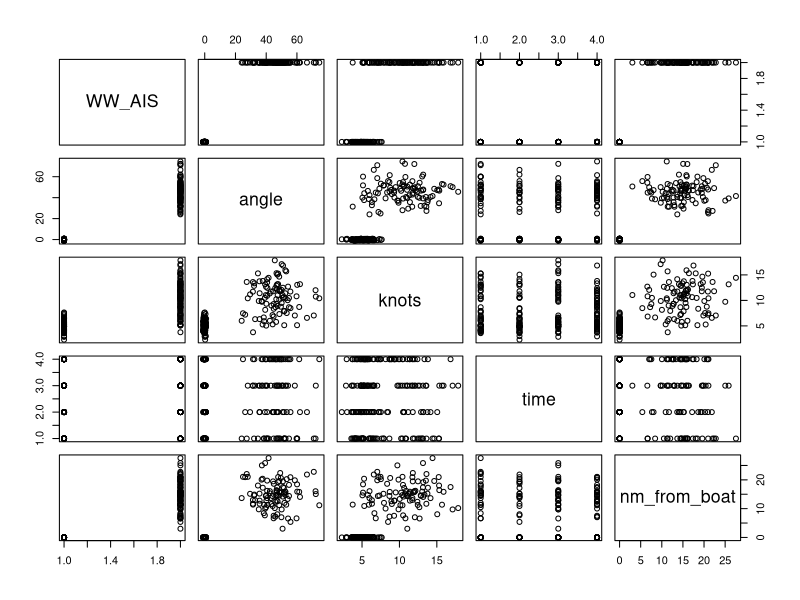
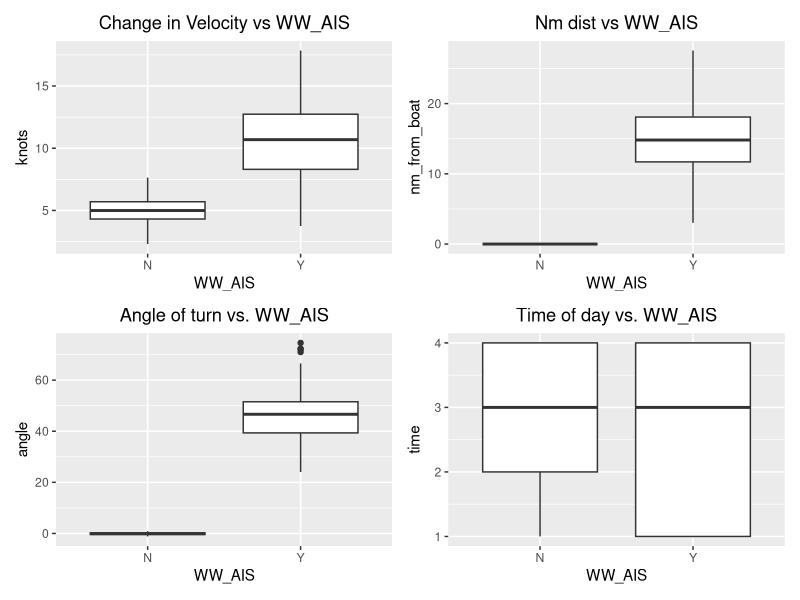
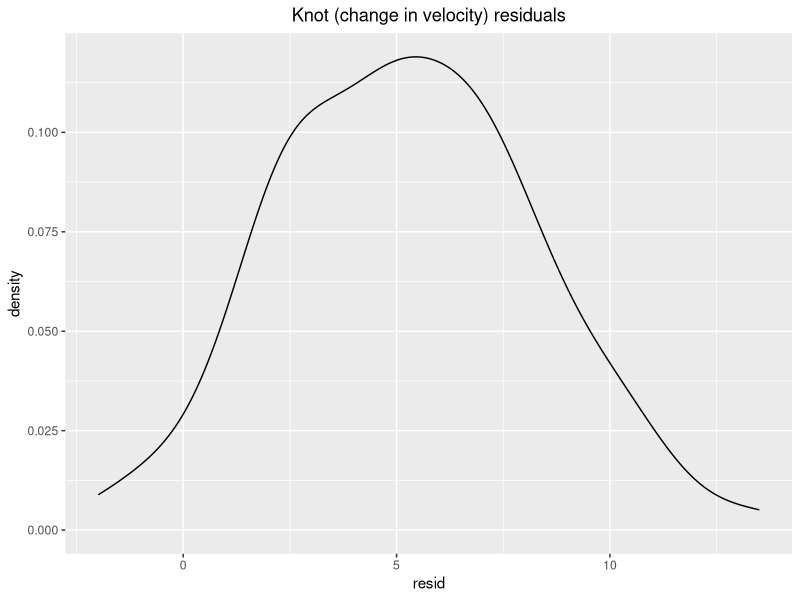
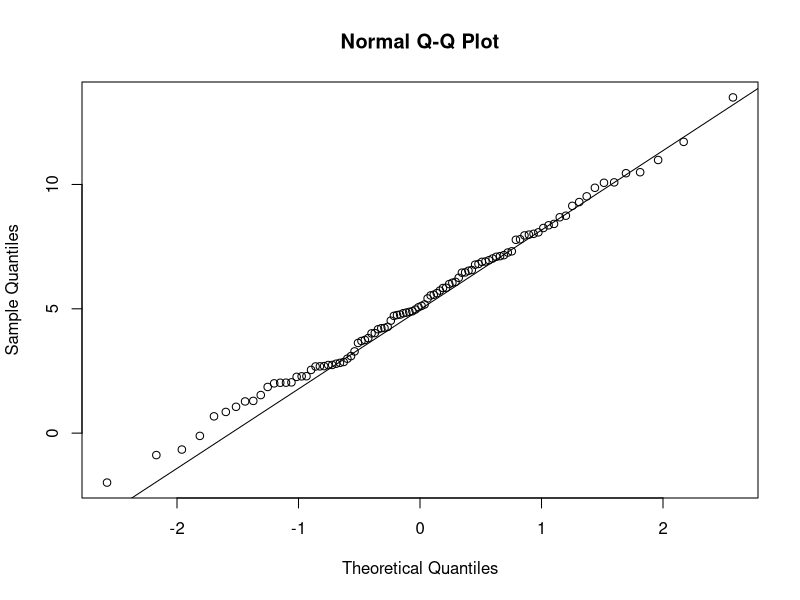
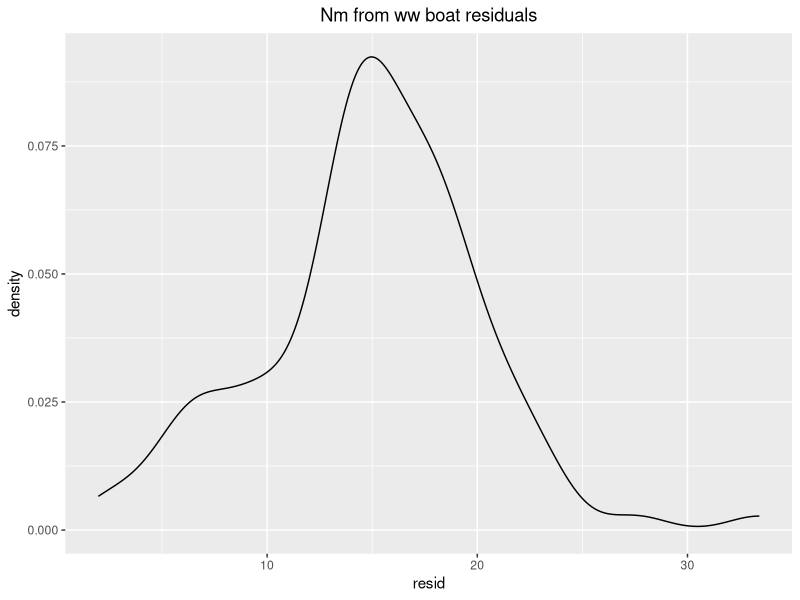
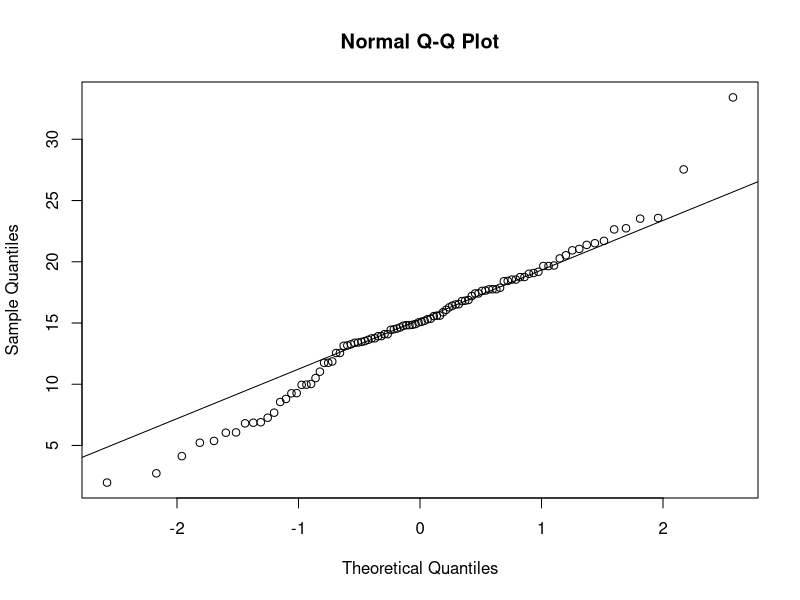
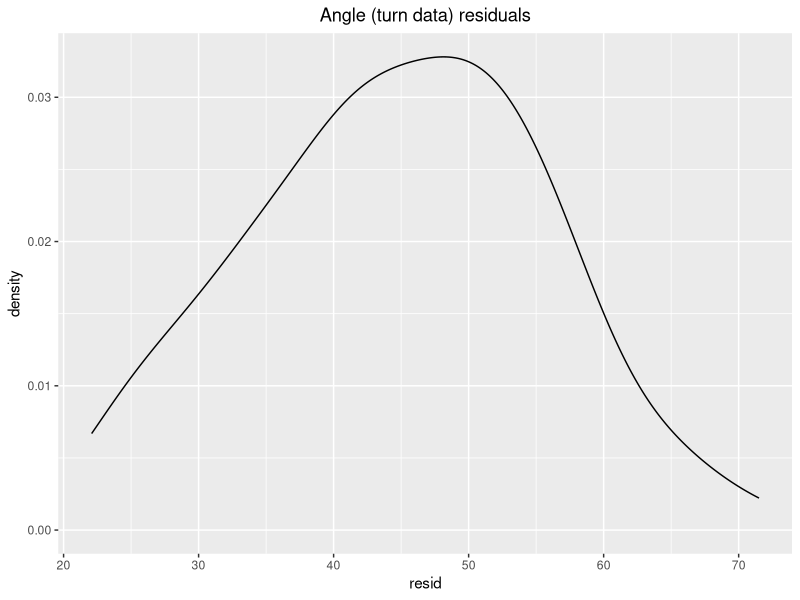
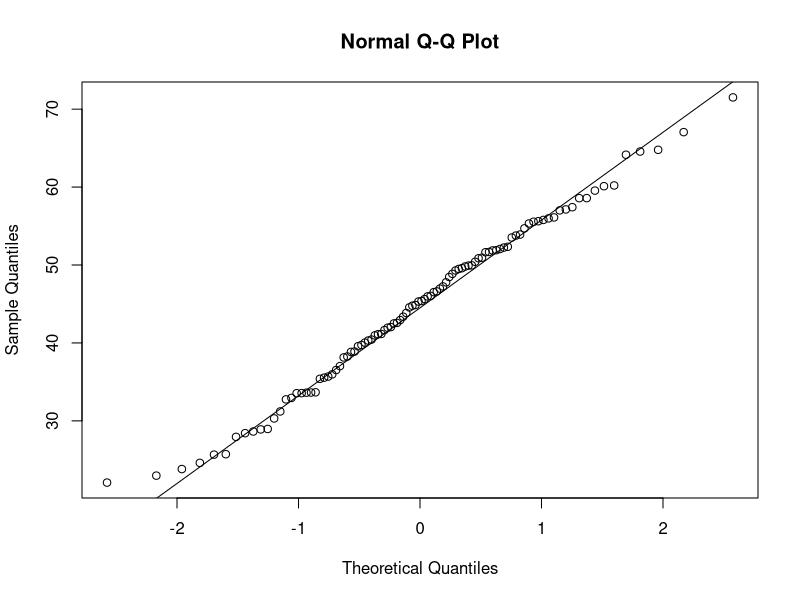

Write the R code that produced these figures, in order. (Note: a time limit stopped this script after it produced the figures.)
## ---- chunk 1
knitr::opts_chunk$set(echo = TRUE)
## ---- chunk 2

library(dplyr)
library(ggplot2)
library(tidyr)
library(readr)
library(broom)
library(knitr)
library(patchwork)
## ---- chunk 3

set.seed(2018)

ship_data_rnorm_Y <- data.frame(WW_AIS = sample(c("Y"), 100, replace = TRUE),angle = (rnorm(100, 45, 10)),knots = (rnorm(100, 10, 3)),time = sample(c(1:4), 100, replace = TRUE),nm_from_boat = (rnorm(100, 15, 5)))

ship_data_rnorm_N <- data.frame(WW_AIS = sample(c("N"), 100, replace = TRUE),angle = (rnorm(100, 0, .5)),knots = (rnorm(100, 5, 1)),time = sample(c(1:4), 100, replace = TRUE),nm_from_boat = (rnorm(100, 0, 0)))

#combined data
ship_data <- rbind(ship_data_rnorm_Y, ship_data_rnorm_N)

ship_data

## ---- chunk 4
plot(ship_data)

#multi-comparisons of predictors
## ---- chunk 5
knot <- ggplot(data = ship_data, aes(x = WW_AIS, y = knots)) +
  geom_boxplot() +
  ggtitle("Change in Velocity vs WW_AIS") +
  theme(plot.title = element_text(hjust = 0.5))

nm <- ggplot(data = ship_data, aes(x = WW_AIS, y = nm_from_boat)) +
  geom_boxplot() +
  ggtitle("Nm dist vs WW_AIS") +
  theme(plot.title = element_text(hjust = 0.5))

angle <- ggplot(data = ship_data, aes(x = WW_AIS, y = angle)) +
  geom_boxplot() +
  ggtitle("Angle of turn vs. WW_AIS") +
  theme(plot.title = element_text(hjust = 0.5))

time <- ggplot(data = ship_data, aes(x = WW_AIS, y = time)) +
  geom_boxplot()  +
  ggtitle("Time of day vs. WW_AIS") +
  theme(plot.title = element_text(hjust = 0.5))

knot + nm + angle + time

#Comparison of 4 predictors

## ---- chunk 6
#separated data to test the two means

ship_data_separated <- data.frame(angle_Y = (rnorm(100, 45, 10)),knots_Y = (rnorm(100, 10, 3)),time_Y = sample(c(1:4), 100, replace = TRUE),nm_from_boat_Y = (rnorm(100, 15, 5)),angle_N = (rnorm(100, 0, .5)),knots_N = (rnorm(100, 5, 1)),time_N = sample(c(1:4), 100, replace = TRUE),nm_from_boat_Y = (rnorm(100, 15, 5)),nm_from_boat_N = (rnorm(100, 0, 0)))

head(ship_data_separated)

mean_nm_Y <- mean(ship_data_separated$nm_from_boat_Y)
mean_angle_Y <- mean(ship_data_separated$angle_Y)
mean_knots_Y <- mean(ship_data_separated$knots_Y)
mean_time_Y <- mean(ship_data_separated$time_Y)

mean_nm_N <- mean(ship_data_separated$nm_from_boat_N)
mean_angle_N <- mean(ship_data_separated$angle_N)
mean_knots_N <- mean(ship_data_separated$knots_N)
mean_time_N <- mean(ship_data_separated$time_N)

aggregate(nm_from_boat ~ WW_AIS, ship_data, mean)
aggregate(knots ~ WW_AIS, ship_data, mean)
aggregate(angle ~ WW_AIS, ship_data, mean)
aggregate(time ~ WW_AIS, ship_data, mean)
## ---- chunk 7
sd_nm_Y <- sd(ship_data_separated$nm_from_boat_Y)
sd_angle_Y <-sd(ship_data_separated$angle_Y)
sd_knots_Y <- sd(ship_data_separated$knots_Y)
sd_time_Y <- sd(ship_data_separated$time_Y)

sd_nm_N <- sd(ship_data_separated$nm_from_boat_N)
sd_angle_N <- sd(ship_data_separated$angle_N)
sd_knots_N <-sd(ship_data_separated$knots_N)
sd_time_N <- sd(ship_data_separated$time_N)

aggregate(nm_from_boat ~ WW_AIS, ship_data, sd)
aggregate(knots ~ WW_AIS, ship_data, sd)
aggregate(angle ~ WW_AIS, ship_data, sd)
aggregate(time ~ WW_AIS, ship_data, sd)
## ---- chunk 8

#Welch two-sample t-test
t.test(ship_data_separated$nm_from_boat_Y, ship_data_separated$nm_from_boat_N)
t.test(ship_data_separated$knots_Y, ship_data_separated$knots_N)
t.test(ship_data_separated$angle_Y, ship_data_separated$angle_N)
t.test(ship_data_separated$time_Y, ship_data_separated$time_N)

tidy(t.test(ship_data_separated$nm_from_boat_Y, ship_data_separated$nm_from_boat_N))
tidy(t.test(ship_data_separated$knots_Y, ship_data_separated$knots_N))
tidy(t.test(ship_data_separated$angle_Y, ship_data_separated$angle_N))
tidy(t.test(ship_data_separated$time_Y, ship_data_separated$time_N))
## ---- chunk 9

###Knot data

#Check residuals
ship_resid_kt <- ship_data_separated %>%
  mutate(resid = ship_data_separated$knots_Y -
           ship_data_separated$knots_N)

##evaluate residuals visually
ggplot(ship_resid_kt,
       mapping = aes(x= resid)) +
  geom_density() +  #seems normal  
  ggtitle("Knot (change in velocity) residuals") +
  theme(plot.title = element_text(hjust = 0.5))

#qq plot
qqnorm(ship_resid_kt$resid)
qqline(ship_resid_kt$resid)

#put it to the test
shapiro.test(ship_resid_kt$resid)
#W = 0.99522, p-value = 0.9804
#failed to reject the null hypothesis, so it is normal
## ---- chunk 10
###Nm_from_boat data

#Check residuals
ship_resid_nm <- ship_data_separated %>%
  mutate(resid = ship_data_separated$nm_from_boat_Y -
           ship_data_separated$nm_from_boat_N) 

##evaluate residuals visually
ggplot(ship_resid_nm,
       mapping = aes(x= resid)) +
  geom_density() + #not as great   
  ggtitle("Nm from ww boat residuals") +
  theme(plot.title = element_text(hjust = 0.5))


#qq plot
qqnorm(ship_resid_nm$resid)
qqline(ship_resid_nm$resid) #tails are off

#put it to the test
shapiro.test(ship_resid_nm$resid)
#W = 0.97608, p-value = 0.06558
#failed to reject the null hypothesis, so it is normal
## ---- chunk 11
###Angle data

#Check residuals
ship_resid_angle <- ship_data_separated %>%
  mutate(resid = ship_data_separated$angle_Y -
           ship_data_separated$angle_N)


##evaluate residuals visually
ggplot(ship_resid_angle,
       mapping = aes(x= resid)) +
  geom_density()  + #looks pretty good
  ggtitle("Angle (turn data) residuals") +
  theme(plot.title = element_text(hjust = 0.5))


#qq plot
qqnorm(ship_resid_angle$resid)
qqline(ship_resid_angle$resid) #looks good

#put it to the test
shapiro.test(ship_resid_angle$resid)
#W = 0.98992, p-value = 0.06581
#failed to reject the null hypothesis, so it is normal
## ---- chunk 12
###Time data

#Check residuals
ship_resid_time <- ship_data_separated %>%
  mutate(resid = ship_data_separated$time_Y -
           ship_data_separated$time_N)


##evaluate residuals visually
ggplot(ship_resid_time,
       mapping = aes(x= resid)) +
  geom_density()  + #looks pretty good, weird hump
  ggtitle("Time of day residuals") +
  theme(plot.title = element_text(hjust = 0.5))


#qq plot
qqnorm(ship_resid_time$resid)
qqline(ship_resid_time$resid) #funky

#put it to the test
shapiro.test(ship_resid_time$resid)
#W = 0.94807, p-value = 0.0006204
#rejected the null hypothesis, so the data is not normal (which makes sense)

## ---- chunk 13
###Nm_from_boat data

set.seed(2018)

samp_sim_nm <- data.frame(
  samp_size = rep(3:300, time = 10))  #I want a sample from 3 through 300, ten times

#take sample data frame
samp_sim_nm <- samp_sim_nm %>%
  #for each row (for each simulation)
  rowwise() %>%               #group by row and do something every row over and over again
  #draw a random normal sample with n = samp_size and take a mean
  mutate(samp_mean = mean(rnorm(samp_size, mean = mean_nm_Y, sd= sd_nm_Y)))

ggplot(data = samp_sim_nm,
       mapping = aes(x = samp_size, y = samp_mean)) +
  geom_jitter() +
  ggtitle("Optimal Nm from ww boat Sample Size") +
  theme(plot.title = element_text(hjust = 0.5))

#take simulations
samp_sim_nm_summary <- samp_sim_nm %>%
  #for each sample size
  group_by(samp_size) %>%
  #calculate the SD of sample means
  summarize(sd_mean = sd(samp_mean)) %>%
  #order by SD
  arrange(sd_mean)          

samp_sim_nm_summary

#optimal sample size is about 100 for determining significant nm from the ww boat
## ---- chunk 14
###Knot data

set.seed(2018)

samp_sim_knots <- data.frame(
  samp_size = rep(3:300, time = 10))  #I want a sample from 3 through 300, ten times

#take sample data frame
samp_sim_knots <- samp_sim_knots %>%
  #for each row (for each simulation)
  rowwise() %>%               #group by row and do something every row over and over again
  #draw a random normal sample with n = samp_size and take a mean
  mutate(samp_mean = mean(rnorm(samp_size, mean = mean_knots_Y, sd= sd_knots_Y)))

ggplot(data = samp_sim_knots,
       mapping = aes(x = samp_size, y = samp_mean)) +
  geom_jitter() +
  ggtitle("Optimal Knot (change in velocity) Sample Size") +
  theme(plot.title = element_text(hjust = 0.5))

#take simulations
samp_sim_knots_summary <- samp_sim_knots %>%
  #for each sample size
  group_by(samp_size) %>%
  #calculate the SD of sample means
  summarize(sd_mean = sd(samp_mean)) %>%
  #order by SD
  arrange(sd_mean)          

samp_sim_knots_summary

#optimal sample size is about 150
## ---- chunk 15
###Angle data

set.seed(2018)

samp_sim_angle <- data.frame(
  samp_size = rep(3:300, time = 10))  #I want a sample from 3 through 300, ten times

#take sample data frame
samp_sim_angle <- samp_sim_angle %>%
  #for each row (for each simulation)
  rowwise() %>%               #group by row and do something every row over and over again
  #draw a random normal sample with n = samp_size and take a mean
  mutate(samp_mean = mean(rnorm(samp_size, mean = mean_angle_Y, sd= sd_angle_Y)))

ggplot(data = samp_sim_angle,
       mapping = aes(x = samp_size, y = samp_mean)) +
  geom_jitter() +
  ggtitle("Optimal Angle (turn data) Sample Size") +
  theme(plot.title = element_text(hjust = 0.5))

#take simulations
samp_sim_angle_summary <- samp_sim_angle %>%
  #for each sample size
  group_by(samp_size) %>%
  #calculate the SD of sample means
  summarize(sd_mean = sd(samp_mean)) %>%
  #order by SD
  arrange(sd_mean)          

samp_sim_angle_summary

#optimal sample size is about 100
## ---- chunk 16
###Angle data

set.seed(2018)

samp_sim_time <- data.frame(
  samp_size = rep(3:300, time = 10))  #I want a sample from 3 through 300, ten times


#take sample data frame
samp_sim_time <- samp_sim_time %>%
  #for each row (for each simulation)
  rowwise() %>%               #group by row and do something every row over and over again
  #draw a random normal sample with n = samp_size and take a mean
  mutate(samp_mean = mean(rnorm(samp_size, mean = mean_time_Y, sd= sd_time_Y)))

ggplot(data = samp_sim_time,
       mapping = aes(x = samp_size, y = samp_mean)) +
  geom_jitter() +
  ggtitle("Optimal Time of Day Sample Size") +
  theme(plot.title = element_text(hjust = 0.5))

#take simulations
samp_sim_time_summary <- samp_sim_time %>%
  #for each sample size
  group_by(samp_size) %>%
  #calculate the SD of sample means
  summarize(sd_mean = sd(samp_mean)) %>%
  #order by SD
  arrange(sd_mean)          

samp_sim_time_summary

#optimal sample size is about 150
## ---- chunk 17
set.seed(2018)
###Nm_from_boat power

#simulate t data
#make a function data frame, that can repeat n amount of times
#use a normal distribution rnorm

make_t_data <- function(m1, m2, s, n){
  #make a data frame, repeating treatments n number of times
  #and use rnorm to get values
  data.frame(treatment = c(rep("A", n), rep("B", n)),
             value = rnorm(n*2, mean = c(rep(m1,n), rep(m2, n)), s))
}

#test if the fuction works
make_t_data(m1 = mean_nm_Y, m2 = mean_nm_N, s = sd_nm_Y, n = 100)

#the output of any t.test is a list with an entry called p.value
#so need to extract just a p-value

#extraction function:
get_p_from_t_test <- function(sim_data){
  #run the t test on the data
  test <- t.test(value ~ treatment, data = sim_data)
  test$p.value
}

#testing out extracton function:
get_p_from_t_test(make_t_data(m1 = mean_nm_Y, m2 = mean_nm_N, s = sd_nm_Y, n = 100))
#I get a small P value with big sample size
get_p_from_t_test(make_t_data(m1 = mean_nm_Y, m2 = mean_nm_N, s = sd_nm_Y, n = 3))
#I get a large P value the smaller the sample size I choose

#now I need to simulate p values many times
replicate(10,
          get_p_from_t_test(make_t_data(m1 = mean_nm_Y, m2 = mean_nm_N, s = sd_nm_Y, n = 100)))

#10 P values created

#Now I need some number of simulations, and a set alpha (I will do .05)
get_t_power <- function(m1, m2, s, n, nsims = 100, alpha = 0.05){
  #a vector of p values
  p <- replicate(nsims,
                 get_p_from_t_test(make_t_data(m1, m2, s, n)))
  #calculate the number of p values that are incorrect given that we should be rejecting the null
  num_wrong <- sum(p > alpha)
  #return power
  1 - num_wrong/nsims
}

#test this function

#nm_from_boat Power
get_t_power(m1 = mean_nm_Y, m2 = mean_nm_N, s = sd_nm_Y, n = 100, nsims = 100, alpha=0.05)
#higher power with bigger sample size
get_t_power(m1 = mean_nm_Y, m2 = mean_nm_N, s = sd_nm_Y, n = 3, nsims = 100, alpha=0.05)
#lower power with smaller sample size, does not reach 0.8

#get power from simulations
nm_power <- crossing(m1 = mean_nm_Y, m2 = mean_nm_N, s = 1:8, n = 2:20) %>%
  rowwise() %>%
  mutate(power = get_t_power(m1, m2, s, n, nsim = 100)) %>%
  ungroup()

ggplot(nm_power,
       mapping = aes(x = n, y = power, color = factor(s))) +
  geom_point() +
  geom_line() +
  theme_bw() +
  geom_hline(yintercept = 0.8, lty =2) +
  ggtitle("Nm_from_ww_boat Power Analysis") +
  theme(plot.title = element_text(hjust = 0.5)) + 
  labs(colour = "Factor (SD)") 

#this shows that sample sizes of at least 7 will have enough power for nm_from_boat data, (with a SD ranging from 1:8)
## ---- chunk 18
###Knot Power

#testing out extracton function:
get_p_from_t_test(make_t_data(m1 = mean_knots_Y, m2 = mean_knots_N, s = sd_knots_Y, n = 100))
#I get a small P value with big sample size
get_p_from_t_test(make_t_data(m1 = mean_knots_Y, m2 = mean_knots_N, s = sd_knots_Y, n = 3))
#I get a large P value the smaller the sample size I choose

#test the power function

#knot Power
get_t_power(m1 = mean_knots_Y, m2 = mean_knots_N, s = sd_knots_Y, n = 100, nsims = 100, alpha=0.05)
#higher power with bigger sample size
get_t_power(m1 = mean_knots_Y, m2 = mean_knots_N, s = sd_knots_Y, n = 3, nsims = 100, alpha=0.05)
#lower power with smaller sample size, does not reach 0.8

#get power from simulations
knot_power <- crossing(m1 = mean_knots_Y, m2 = mean_knots_N, s = 1:8, n = 2:50) %>%
  rowwise() %>%
  mutate(power = get_t_power(m1, m2, s, n, nsim = 100)) %>%
  ungroup()

ggplot(knot_power,
       mapping = aes(x = n, y = power, color = factor(s))) +
  geom_point() +
  geom_line() +
  theme_bw() +
  geom_hline(yintercept = 0.8, lty =2) +
  ggtitle("Knot Power Analysis") +
  theme(plot.title = element_text(hjust = 0.5)) + 
  labs(colour = "Factor (SD)") 

#this shows that sample size of at least 43 to have enough power for knot_data(with a SD ranging from 1:8)
## ---- chunk 19
###Angle Power

#testing out extracton function:
get_p_from_t_test(make_t_data(m1 = mean_angle_Y, m2 = mean_angle_N, s = sd_angle_Y, n = 100))
#I get a small P value with big sample size
get_p_from_t_test(make_t_data(m1 = mean_angle_Y, m2 = mean_angle_N, s = sd_angle_Y, n = 3))
#I get a large P value the smaller the sample size I choose

#test the power function

#angle Power
get_t_power(m1 = mean_angle_Y, m2 = mean_angle_N, s = sd_angle_Y, n = 100, nsims = 100, alpha=0.05)
#higher power with bigger sample size
get_t_power(m1 = mean_angle_Y, m2 = mean_angle_N, s = sd_angle_Y, n = 3, nsims = 100, alpha=0.05)
#lower power with smaller sample size, just over 0.8

#get power from simulations
angle_power <- crossing(m1 = mean_angle_Y, m2 = mean_angle_N, s = 1:8, n = 2:8) %>%
  rowwise() %>%
  mutate(power = get_t_power(m1, m2, s, n, nsim = 100)) %>%
  ungroup()

ggplot(angle_power,
       mapping = aes(x = n, y = power, color = factor(s))) +
  geom_point() +
  geom_line() +
  theme_bw() +
  geom_hline(yintercept = 0.8, lty =2) +
  ggtitle("Angle Power Analysis") +
  theme(plot.title = element_text(hjust = 0.5)) + 
  labs(colour = "Factor (SD)") 

#this shows that sample size of at least 3 would have enough power for angle data - because the mean_angle_N is basically 0. 
## ---- chunk 20
###Time Power

#testing out extracton function:
get_p_from_t_test(make_t_data(m1 = mean_time_Y, m2 = mean_time_N, s = sd_time_Y, n = 100))
#no significant p value (as expected)
get_p_from_t_test(make_t_data(m1 = mean_time_Y, m2 = mean_time_N, s = sd_time_Y, n = 3))
#no significant p value (as expected)

#test the power function

get_t_power(m1 = mean_time_Y, m2 = mean_time_N, s = sd_time_Y, n = 100, nsims = 100, alpha=0.05)
#higher power with bigger sample size
get_t_power(m1 = mean_time_Y, m2 = mean_time_N, s = sd_time_Y, n = 3, nsims = 100, alpha=0.05)
#lower power with smaller sample size, just over 0.8

#get power from simulations
time_power <- crossing(m1 = mean_time_Y, m2 = mean_time_N, s = 1:8, n = 2:50) %>%
  rowwise() %>%
  mutate(power = get_t_power(m1, m2, s, n, nsim = 100)) %>%
  ungroup()

ggplot(time_power,
       mapping = aes(x = n, y = power, color = factor(s))) +
  geom_point() +
  geom_line() +
  theme_bw() +
  geom_hline(yintercept = 0.8, lty =2) +
  ggtitle("Time Power Analysis") +
  theme(plot.title = element_text(hjust = 0.5)) + 
  labs(colour = "Factor (SD)") 

#since there is no simulated difference between the time means, not being able to reach a power threshold is expected
